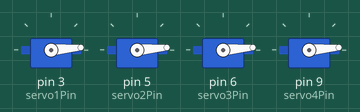
This sketch was run on a simulated Arduino Uno, built with avr-gcc and run on an emulated ATmega328P. On the bench: 4 × servo.

Above: at 0.1 s.
At 1.0 s:
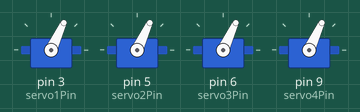
At 1.6 s:
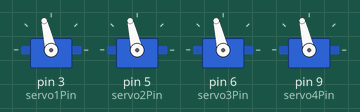
At 2.1 s:
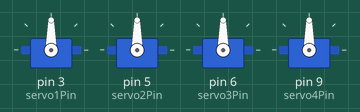
Timing chart, 0 to 3.6 s (numbered marks = the images above):
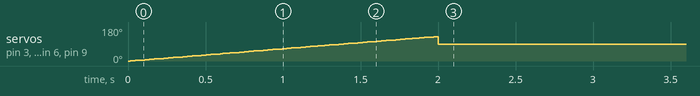

The sketch:

daring_blad_wolt1.ino
```cpp
#include <Servo.h>

Servo servo1;
Servo servo2;
Servo servo3;
Servo servo4;

// Servo pins
int servo1Pin = 3;
int servo2Pin = 5;
int servo3Pin = 6;
int servo4Pin = 9;

void setup() {

  servo1.attach(servo1Pin);
  servo2.attach(servo2Pin);
  servo3.attach(servo3Pin);
  servo4.attach(servo4Pin);

  unsigned long startTime = millis();

  int angle = 0;
  int direction = 1;

  // Sweep for 2 seconds
  while (millis() - startTime < 2000) {

    servo1.write(angle);
    servo2.write(angle);
    servo3.write(angle);
    servo4.write(angle);

    delay(15);

    angle += direction;

    if (angle >= 180) {
      angle = 180;
      direction = -1;
    }

    if (angle <= 0) {
      angle = 0;
      direction = 1;
    }
  }

  // Hold all servos at 90 degrees
  servo1.write(90);
  servo2.write(90);
  servo3.write(90);
  servo4.write(90);
}

void loop() {

}
```
